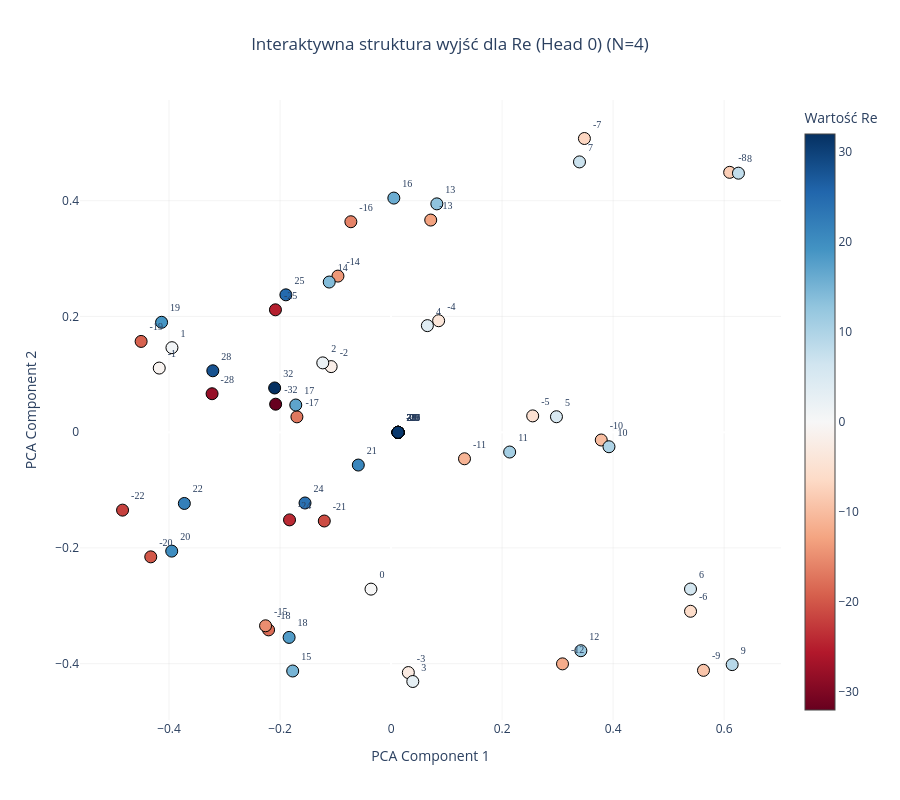
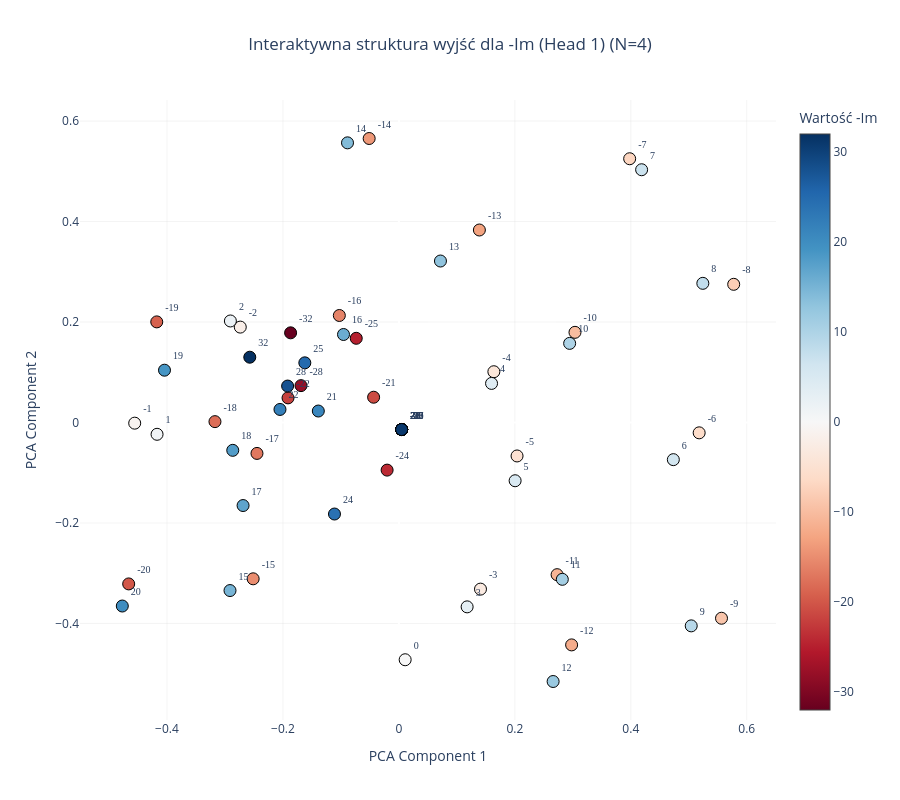
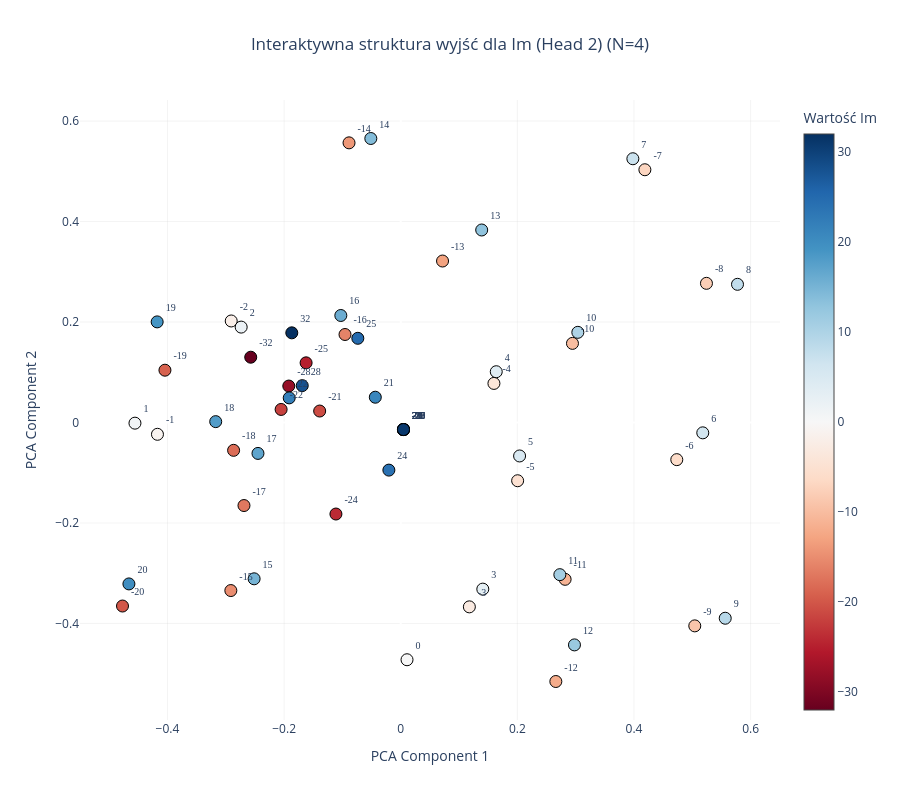
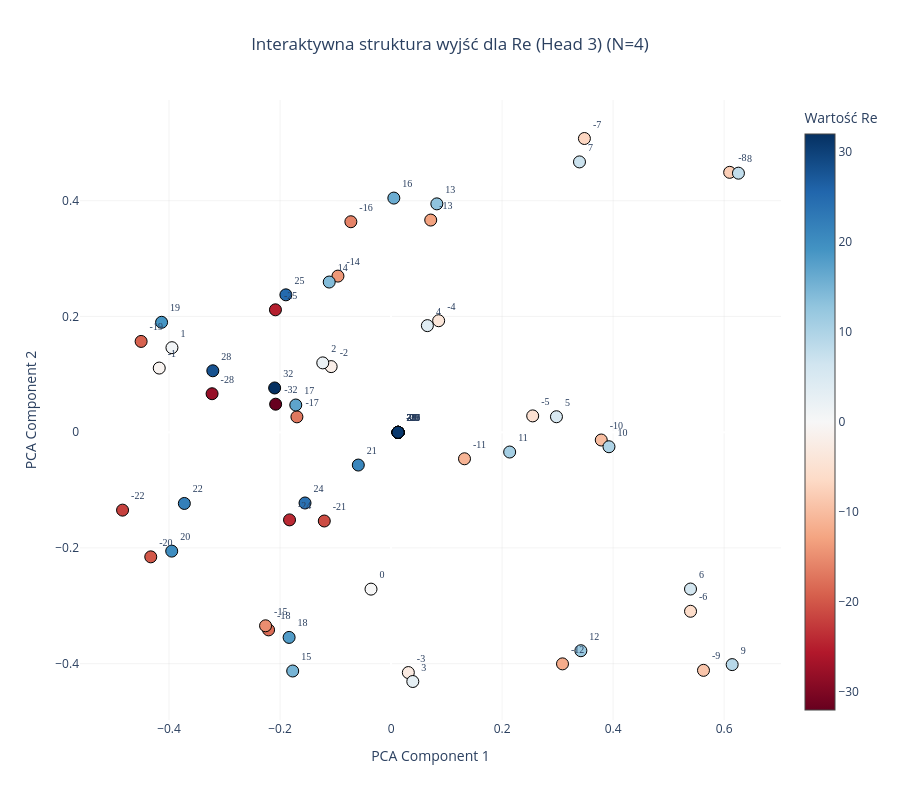

Source (notebook cell) for these figures, in order:
### Code cell
# Wizualizacja pierwszej głowicy rzeczywistej (Head 0)
plot_output_head_plotly(model, N=4, head_idx=0)

plot_output_head_plotly(model, N=4, head_idx=1)

# Wizualizacja głowicy urojonej (Head 2)
plot_output_head_plotly(model, N=4, head_idx=2)

plot_output_head_plotly(model, N=4, head_idx=3)

### Figure 1 — Plotly figure (JSON) as saved in the notebook; plotly's stock layout.template omitted (floating-point values rounded to 4 significant figures)
{"data": [{"hoverinfo": "text", "hovertext": ["Token ID: 0<br>Wartość algebraiczna: -32", "Token ID: 1<br>Wartość algebraiczna: -31", "Token ID: 2<br>Wartość algebraiczna: -30", "Token ID: 3<br>Wartość algebraiczna: -29", "Token ID: 4<br>Wartość algebraiczna: -28", "Token ID: 5<br>Wartość algebraiczna: -27", "Token ID: 6<br>Wartość algebraiczna: -26", "Token ID: 7<br>Wartość algebraiczna: -25", "Token ID: 8<br>Wartość algebraiczna: -24", "Token ID: 9<br>Wartość algebraiczna: -23", "Token ID: 10<br>Wartość algebraiczna: -22", "Token ID: 11<br>Wartość algebraiczna: -21", "Token ID: 12<br>Wartość algebraiczna: -20", "Token ID: 13<br>Wartość algebraiczna: -19", "Token ID: 14<br>Wartość algebraiczna: -18", "Token ID: 15<br>Wartość algebraiczna: -17", "Token ID: 16<br>Wartość algebraiczna: -16", "Token ID: 17<br>Wartość algebraiczna: -15", "Token ID: 18<br>Wartość algebraiczna: -14", "Token ID: 19<br>Wartość algebraiczna: -13", "Token ID: 20<br>Wartość algebraiczna: -12", "Token ID: 21<br>Wartość algebraiczna: -11", "Token ID: 22<br>Wartość algebraiczna: -10", "Token ID: 23<br>Wartość algebraiczna: -9", "Token ID: 24<br>Wartość algebraiczna: -8", "Token ID: 25<br>Wartość algebraiczna: -7", "Token ID: 26<br>Wartość algebraiczna: -6", "Token ID: 27<br>Wartość algebraiczna: -5", "Token ID: 28<br>Wartość algebraiczna: -4", "Token ID: 29<br>Wartość algebraiczna: -3", "Token ID: 30<br>Wartość algebraiczna: -2", "Token ID: 31<br>Wartość algebraiczna: -1", "Token ID: 32<br>Wartość algebraiczna: 0", "Token ID: 33<br>Wartość algebraiczna: 1", "Token ID: 34<br>Wartość algebraiczna: 2", "Token ID: 35<br>Wartość algebraiczna: 3", "Token ID: 36<br>Wartość algebraiczna: 4", "Token ID: 37<br>Wartość algebraiczna: 5", "Token ID: 38<br>Wartość algebraiczna: 6", "Token ID: 39<br>Wartość algebraiczna: 7", "Token ID: 40<br>Wartość algebraiczna: 8", "Token ID: 41<br>Wartość algebraiczna: 9", "Token ID: 42<br>Wartość algebraiczna: 10", "Token ID: 43<br>Wartość algebraiczna: 11", "Token ID: 44<br>Wartość algebraiczna: 12", "Token ID: 45<br>Wartość algebraiczna: 13", "Token ID: 46<br>Wartość algebraiczna: 14", "Token ID: 47<br>Wartość algebraiczna: 15", "Token ID: 48<br>Wartość algebraiczna: 16", "Token ID: 49<br>Wartość algebraiczna: 17", "Token ID: 50<br>Wartość algebraiczna: 18", "Token ID: 51<br>Wartość algebraiczna: 19", "Token ID: 52<br>Wartość algebraiczna: 20", "Token ID: 53<br>Wartość algebraiczna: 21", "Token ID: 54<br>Wartość algebraiczna: 22", "Token ID: 55<br>Wartość algebraiczna: 23", "Token ID: 56<br>Wartość algebraiczna: 24", "Token ID: 57<br>Wartość algebraiczna: 25", "Token ID: 58<br>Wartość algebraiczna: 26", "Token ID: 59<br>Wartość algebraiczna: 27", "Token ID: 60<br>Wartość algebraiczna: 28", "Token ID: 61<br>Wartość algebraiczna: 29", "Token ID: 62<br>Wartość algebraiczna: 30", "Token ID: 63<br>Wartość algebraiczna: 31", "Token ID: 64<br>Wartość algebraiczna: 32"], "marker": {"color": [-32, -31, -30, -29, -28, -27, -26, -25, -24, -23, -22, -21, -20, -19, -18, -17, -16, -15, -14, -13, -12, -11, -10, -9, -8, -7, -6, -5, -4, -3, -2, -1, 0, 1, 2, 3, 4, 5, 6, 7, 8, 9, 10, 11, 12, 13, 14, 15, 16, 17, 18, 19, 20, 21, 22, 23, 24, 25, 26, 27, 28, 29, 30, 31, 32], "colorbar": {"title": {"text": "Wartość Re"}}, "colorscale": [[0, "rgb(103,0,31)"], [0.1, "rgb(178,24,43)"], [0.2, "rgb(214,96,77)"], [0.3, "rgb(244,165,130)"], [0.4, "rgb(253,219,199)"], [0.5, "rgb(247,247,247)"], [0.6, "rgb(209,229,240)"], [0.7, "rgb(146,197,222)"], [0.8, "rgb(67,147,195)"], [0.9, "rgb(33,102,172)"], [1, "rgb(5,48,97)"]], "line": {"color": "Black", "width": 1}, "showscale": true, "size": 12}, "mode": "markers+text", "text": ["-32", "-31", "-30", "-29", "-28", "-27", "-26", "-25", "-24", "-23", "-22", "-21", "-20", "-19", "-18", "-17", "-16", "-15", "-14", "-13", "-12", "-11", "-10", "-9", "-8", "-7", "-6", "-5", "-4", "-3", "-2", "-1", "0", "1", "2", "3", "4", "5", "6", "7", "8", "9", "10", "11", "12", "13", "14", "15", "16", "17", "18", "19", "20", "21", "22", "23", "24", "25", "26", "27", "28", "29", "30", "31", "32"], "textfont": {"family": "Arial Black", "size": 10}, "textposition": "top right", "type": "scatter", "x": [-0.2079, 0.0126, 0.0126, 0.0126, -0.3225, 0.0126, 0.0126, -0.2083, -0.1829, 0.0126, -0.4837, -0.1203, -0.4329, -0.4503, -0.2207, -0.1696, -0.07243, -0.2261, -0.09571, 0.07143, 0.3088, 0.1323, 0.3786, 0.5628, 0.61, 0.3483, 0.5395, 0.2551, 0.08571, 0.03112, -0.1079, -0.4176, -0.03616, -0.3947, -0.123, 0.03915, 0.06542, 0.2979, 0.5394, 0.3394, 0.6258, 0.6145, 0.3925, 0.2136, 0.3419, 0.08245, -0.1114, -0.1772, 0.004981, -0.1717, -0.1837, -0.4134, -0.3952, -0.05902, -0.3724, 0.0126, -0.155, -0.1895, 0.0126, 0.0126, -0.3211, 0.0126, 0.0126, 0.0126, -0.2097], "y": [0.04838, -0.0002408, -0.000241, -0.0002411, 0.06645, -0.000241, -0.0002408, 0.2115, -0.1516, -0.0002408, -0.1347, -0.1535, -0.2154, 0.1568, -0.3416, 0.0265, 0.3636, -0.3345, 0.2697, 0.3666, -0.4004, -0.04596, -0.0135, -0.4116, 0.449, 0.5075, -0.3095, 0.02814, 0.1926, -0.4154, 0.1133, 0.1108, -0.2712, 0.146, 0.1197, -0.4308, 0.1841, 0.0267, -0.271, 0.467, 0.4476, -0.4016, -0.02515, -0.0343, -0.3776, 0.3945, 0.2595, -0.4127, 0.4045, 0.04697, -0.3546, 0.1899, -0.2055, -0.05679, -0.1232, -0.000241, -0.1223, 0.2374, -0.000241, -0.000241, 0.1061, -0.000241, -0.000241, -0.000241, 0.07641]}], "layout": {"height": 800, "paper_bgcolor": "white", "plot_bgcolor": "white", "showlegend": false, "title": {"text": "Interaktywna struktura wyjść dla Re (Head 0) (N=4)", "x": 0.5, "xanchor": "center"}, "width": 900, "xaxis": {"gridcolor": "rgba(200,200,200,0.2)", "title": {"text": "PCA Component 1"}}, "yaxis": {"gridcolor": "rgba(200,200,200,0.2)", "title": {"text": "PCA Component 2"}}}}

### Figure 2 — Plotly figure (JSON) as saved in the notebook; plotly's stock layout.template omitted (floating-point values rounded to 4 significant figures)
{"data": [{"hoverinfo": "text", "hovertext": ["Token ID: 0<br>Wartość algebraiczna: -32", "Token ID: 1<br>Wartość algebraiczna: -31", "Token ID: 2<br>Wartość algebraiczna: -30", "Token ID: 3<br>Wartość algebraiczna: -29", "Token ID: 4<br>Wartość algebraiczna: -28", "Token ID: 5<br>Wartość algebraiczna: -27", "Token ID: 6<br>Wartość algebraiczna: -26", "Token ID: 7<br>Wartość algebraiczna: -25", "Token ID: 8<br>Wartość algebraiczna: -24", "Token ID: 9<br>Wartość algebraiczna: -23", "Token ID: 10<br>Wartość algebraiczna: -22", "Token ID: 11<br>Wartość algebraiczna: -21", "Token ID: 12<br>Wartość algebraiczna: -20", "Token ID: 13<br>Wartość algebraiczna: -19", "Token ID: 14<br>Wartość algebraiczna: -18", "Token ID: 15<br>Wartość algebraiczna: -17", "Token ID: 16<br>Wartość algebraiczna: -16", "Token ID: 17<br>Wartość algebraiczna: -15", "Token ID: 18<br>Wartość algebraiczna: -14", "Token ID: 19<br>Wartość algebraiczna: -13", "Token ID: 20<br>Wartość algebraiczna: -12", "Token ID: 21<br>Wartość algebraiczna: -11", "Token ID: 22<br>Wartość algebraiczna: -10", "Token ID: 23<br>Wartość algebraiczna: -9", "Token ID: 24<br>Wartość algebraiczna: -8", "Token ID: 25<br>Wartość algebraiczna: -7", "Token ID: 26<br>Wartość algebraiczna: -6", "Token ID: 27<br>Wartość algebraiczna: -5", "Token ID: 28<br>Wartość algebraiczna: -4", "Token ID: 29<br>Wartość algebraiczna: -3", "Token ID: 30<br>Wartość algebraiczna: -2", "Token ID: 31<br>Wartość algebraiczna: -1", "Token ID: 32<br>Wartość algebraiczna: 0", "Token ID: 33<br>Wartość algebraiczna: 1", "Token ID: 34<br>Wartość algebraiczna: 2", "Token ID: 35<br>Wartość algebraiczna: 3", "Token ID: 36<br>Wartość algebraiczna: 4", "Token ID: 37<br>Wartość algebraiczna: 5", "Token ID: 38<br>Wartość algebraiczna: 6", "Token ID: 39<br>Wartość algebraiczna: 7", "Token ID: 40<br>Wartość algebraiczna: 8", "Token ID: 41<br>Wartość algebraiczna: 9", "Token ID: 42<br>Wartość algebraiczna: 10", "Token ID: 43<br>Wartość algebraiczna: 11", "Token ID: 44<br>Wartość algebraiczna: 12", "Token ID: 45<br>Wartość algebraiczna: 13", "Token ID: 46<br>Wartość algebraiczna: 14", "Token ID: 47<br>Wartość algebraiczna: 15", "Token ID: 48<br>Wartość algebraiczna: 16", "Token ID: 49<br>Wartość algebraiczna: 17", "Token ID: 50<br>Wartość algebraiczna: 18", "Token ID: 51<br>Wartość algebraiczna: 19", "Token ID: 52<br>Wartość algebraiczna: 20", "Token ID: 53<br>Wartość algebraiczna: 21", "Token ID: 54<br>Wartość algebraiczna: 22", "Token ID: 55<br>Wartość algebraiczna: 23", "Token ID: 56<br>Wartość algebraiczna: 24", "Token ID: 57<br>Wartość algebraiczna: 25", "Token ID: 58<br>Wartość algebraiczna: 26", "Token ID: 59<br>Wartość algebraiczna: 27", "Token ID: 60<br>Wartość algebraiczna: 28", "Token ID: 61<br>Wartość algebraiczna: 29", "Token ID: 62<br>Wartość algebraiczna: 30", "Token ID: 63<br>Wartość algebraiczna: 31", "Token ID: 64<br>Wartość algebraiczna: 32"], "marker": {"color": [-32, -31, -30, -29, -28, -27, -26, -25, -24, -23, -22, -21, -20, -19, -18, -17, -16, -15, -14, -13, -12, -11, -10, -9, -8, -7, -6, -5, -4, -3, -2, -1, 0, 1, 2, 3, 4, 5, 6, 7, 8, 9, 10, 11, 12, 13, 14, 15, 16, 17, 18, 19, 20, 21, 22, 23, 24, 25, 26, 27, 28, 29, 30, 31, 32], "colorbar": {"title": {"text": "Wartość -Im"}}, "colorscale": [[0, "rgb(103,0,31)"], [0.1, "rgb(178,24,43)"], [0.2, "rgb(214,96,77)"], [0.3, "rgb(244,165,130)"], [0.4, "rgb(253,219,199)"], [0.5, "rgb(247,247,247)"], [0.6, "rgb(209,229,240)"], [0.7, "rgb(146,197,222)"], [0.8, "rgb(67,147,195)"], [0.9, "rgb(33,102,172)"], [1, "rgb(5,48,97)"]], "line": {"color": "Black", "width": 1}, "showscale": true, "size": 12}, "mode": "markers+text", "text": ["-32", "-31", "-30", "-29", "-28", "-27", "-26", "-25", "-24", "-23", "-22", "-21", "-20", "-19", "-18", "-17", "-16", "-15", "-14", "-13", "-12", "-11", "-10", "-9", "-8", "-7", "-6", "-5", "-4", "-3", "-2", "-1", "0", "1", "2", "3", "4", "5", "6", "7", "8", "9", "10", "11", "12", "13", "14", "15", "16", "17", "18", "19", "20", "21", "22", "23", "24", "25", "26", "27", "28", "29", "30", "31", "32"], "textfont": {"family": "Arial Black", "size": 10}, "textposition": "top right", "type": "scatter", "x": [-0.1868, 0.004738, 0.004738, 0.004738, -0.1689, 0.004738, 0.004738, -0.07358, -0.02033, 0.004738, -0.1912, -0.04361, -0.4661, -0.4177, -0.3173, -0.2448, -0.1027, -0.2514, -0.05128, 0.1388, 0.2979, 0.2729, 0.3037, 0.5565, 0.5775, 0.3981, 0.5179, 0.2038, 0.1638, 0.1407, -0.2736, -0.4557, 0.0108, -0.4172, -0.2907, 0.1177, 0.1598, 0.2005, 0.4734, 0.4187, 0.5243, 0.5042, 0.2945, 0.2819, 0.266, 0.07169, -0.08865, -0.2913, -0.09555, -0.2688, -0.2866, -0.4043, -0.4771, -0.139, -0.2051, 0.004738, -0.1111, -0.1623, 0.004738, 0.004738, -0.1919, 0.004738, 0.004738, 0.004738, -0.2572], "y": [0.1785, -0.01396, -0.01396, -0.01396, 0.07342, -0.01396, -0.01396, 0.1676, -0.09472, -0.01396, 0.04902, 0.05033, -0.3212, 0.2003, 0.00176, -0.0615, 0.213, -0.3111, 0.5653, 0.3832, -0.4426, -0.3028, 0.1795, -0.3895, 0.2751, 0.525, -0.02052, -0.06656, 0.1011, -0.3316, 0.1899, -0.0013, -0.4722, -0.02347, 0.2021, -0.3669, 0.07781, -0.1159, -0.0739, 0.5031, 0.277, -0.4047, 0.1575, -0.3121, -0.5155, 0.3214, 0.5566, -0.3345, 0.1752, -0.1653, -0.05538, 0.1042, -0.3652, 0.02285, 0.02601, -0.01396, -0.1821, 0.1188, -0.01396, -0.01396, 0.07258, -0.01396, -0.01396, -0.01396, 0.13]}], "layout": {"height": 800, "paper_bgcolor": "white", "plot_bgcolor": "white", "showlegend": false, "title": {"text": "Interaktywna struktura wyjść dla -Im (Head 1) (N=4)", "x": 0.5, "xanchor": "center"}, "width": 900, "xaxis": {"gridcolor": "rgba(200,200,200,0.2)", "title": {"text": "PCA Component 1"}}, "yaxis": {"gridcolor": "rgba(200,200,200,0.2)", "title": {"text": "PCA Component 2"}}}}

### Figure 3 — Plotly figure (JSON) as saved in the notebook; plotly's stock layout.template omitted (floating-point values rounded to 4 significant figures)
{"data": [{"hoverinfo": "text", "hovertext": ["Token ID: 0<br>Wartość algebraiczna: -32", "Token ID: 1<br>Wartość algebraiczna: -31", "Token ID: 2<br>Wartość algebraiczna: -30", "Token ID: 3<br>Wartość algebraiczna: -29", "Token ID: 4<br>Wartość algebraiczna: -28", "Token ID: 5<br>Wartość algebraiczna: -27", "Token ID: 6<br>Wartość algebraiczna: -26", "Token ID: 7<br>Wartość algebraiczna: -25", "Token ID: 8<br>Wartość algebraiczna: -24", "Token ID: 9<br>Wartość algebraiczna: -23", "Token ID: 10<br>Wartość algebraiczna: -22", "Token ID: 11<br>Wartość algebraiczna: -21", "Token ID: 12<br>Wartość algebraiczna: -20", "Token ID: 13<br>Wartość algebraiczna: -19", "Token ID: 14<br>Wartość algebraiczna: -18", "Token ID: 15<br>Wartość algebraiczna: -17", "Token ID: 16<br>Wartość algebraiczna: -16", "Token ID: 17<br>Wartość algebraiczna: -15", "Token ID: 18<br>Wartość algebraiczna: -14", "Token ID: 19<br>Wartość algebraiczna: -13", "Token ID: 20<br>Wartość algebraiczna: -12", "Token ID: 21<br>Wartość algebraiczna: -11", "Token ID: 22<br>Wartość algebraiczna: -10", "Token ID: 23<br>Wartość algebraiczna: -9", "Token ID: 24<br>Wartość algebraiczna: -8", "Token ID: 25<br>Wartość algebraiczna: -7", "Token ID: 26<br>Wartość algebraiczna: -6", "Token ID: 27<br>Wartość algebraiczna: -5", "Token ID: 28<br>Wartość algebraiczna: -4", "Token ID: 29<br>Wartość algebraiczna: -3", "Token ID: 30<br>Wartość algebraiczna: -2", "Token ID: 31<br>Wartość algebraiczna: -1", "Token ID: 32<br>Wartość algebraiczna: 0", "Token ID: 33<br>Wartość algebraiczna: 1", "Token ID: 34<br>Wartość algebraiczna: 2", "Token ID: 35<br>Wartość algebraiczna: 3", "Token ID: 36<br>Wartość algebraiczna: 4", "Token ID: 37<br>Wartość algebraiczna: 5", "Token ID: 38<br>Wartość algebraiczna: 6", "Token ID: 39<br>Wartość algebraiczna: 7", "Token ID: 40<br>Wartość algebraiczna: 8", "Token ID: 41<br>Wartość algebraiczna: 9", "Token ID: 42<br>Wartość algebraiczna: 10", "Token ID: 43<br>Wartość algebraiczna: 11", "Token ID: 44<br>Wartość algebraiczna: 12", "Token ID: 45<br>Wartość algebraiczna: 13", "Token ID: 46<br>Wartość algebraiczna: 14", "Token ID: 47<br>Wartość algebraiczna: 15", "Token ID: 48<br>Wartość algebraiczna: 16", "Token ID: 49<br>Wartość algebraiczna: 17", "Token ID: 50<br>Wartość algebraiczna: 18", "Token ID: 51<br>Wartość algebraiczna: 19", "Token ID: 52<br>Wartość algebraiczna: 20", "Token ID: 53<br>Wartość algebraiczna: 21", "Token ID: 54<br>Wartość algebraiczna: 22", "Token ID: 55<br>Wartość algebraiczna: 23", "Token ID: 56<br>Wartość algebraiczna: 24", "Token ID: 57<br>Wartość algebraiczna: 25", "Token ID: 58<br>Wartość algebraiczna: 26", "Token ID: 59<br>Wartość algebraiczna: 27", "Token ID: 60<br>Wartość algebraiczna: 28", "Token ID: 61<br>Wartość algebraiczna: 29", "Token ID: 62<br>Wartość algebraiczna: 30", "Token ID: 63<br>Wartość algebraiczna: 31", "Token ID: 64<br>Wartość algebraiczna: 32"], "marker": {"color": [-32, -31, -30, -29, -28, -27, -26, -25, -24, -23, -22, -21, -20, -19, -18, -17, -16, -15, -14, -13, -12, -11, -10, -9, -8, -7, -6, -5, -4, -3, -2, -1, 0, 1, 2, 3, 4, 5, 6, 7, 8, 9, 10, 11, 12, 13, 14, 15, 16, 17, 18, 19, 20, 21, 22, 23, 24, 25, 26, 27, 28, 29, 30, 31, 32], "colorbar": {"title": {"text": "Wartość Im"}}, "colorscale": [[0, "rgb(103,0,31)"], [0.1, "rgb(178,24,43)"], [0.2, "rgb(214,96,77)"], [0.3, "rgb(244,165,130)"], [0.4, "rgb(253,219,199)"], [0.5, "rgb(247,247,247)"], [0.6, "rgb(209,229,240)"], [0.7, "rgb(146,197,222)"], [0.8, "rgb(67,147,195)"], [0.9, "rgb(33,102,172)"], [1, "rgb(5,48,97)"]], "line": {"color": "Black", "width": 1}, "showscale": true, "size": 12}, "mode": "markers+text", "text": ["-32", "-31", "-30", "-29", "-28", "-27", "-26", "-25", "-24", "-23", "-22", "-21", "-20", "-19", "-18", "-17", "-16", "-15", "-14", "-13", "-12", "-11", "-10", "-9", "-8", "-7", "-6", "-5", "-4", "-3", "-2", "-1", "0", "1", "2", "3", "4", "5", "6", "7", "8", "9", "10", "11", "12", "13", "14", "15", "16", "17", "18", "19", "20", "21", "22", "23", "24", "25", "26", "27", "28", "29", "30", "31", "32"], "textfont": {"family": "Arial Black", "size": 10}, "textposition": "top right", "type": "scatter", "x": [-0.2572, 0.004737, 0.004738, 0.004738, -0.1919, 0.004738, 0.004738, -0.1623, -0.1111, 0.004738, -0.2051, -0.139, -0.4771, -0.4043, -0.2866, -0.2688, -0.09555, -0.2913, -0.08865, 0.07169, 0.266, 0.2819, 0.2945, 0.5042, 0.5243, 0.4187, 0.4734, 0.2005, 0.1598, 0.1177, -0.2907, -0.4172, 0.0108, -0.4557, -0.2736, 0.1407, 0.1638, 0.2038, 0.5179, 0.3981, 0.5775, 0.5565, 0.3037, 0.2729, 0.2979, 0.1388, -0.05128, -0.2514, -0.1027, -0.2448, -0.3173, -0.4177, -0.4661, -0.04361, -0.1912, 0.004738, -0.02033, -0.07358, 0.004738, 0.004738, -0.1689, 0.004738, 0.004738, 0.004738, -0.1868], "y": [0.13, -0.01396, -0.01396, -0.01396, 0.07258, -0.01396, -0.01396, 0.1188, -0.1821, -0.01396, 0.02601, 0.02285, -0.3652, 0.1042, -0.05538, -0.1653, 0.1752, -0.3345, 0.5566, 0.3214, -0.5155, -0.3121, 0.1575, -0.4047, 0.277, 0.5031, -0.0739, -0.1159, 0.07781, -0.3669, 0.2021, -0.02347, -0.4722, -0.001299, 0.1899, -0.3316, 0.1011, -0.06656, -0.02052, 0.525, 0.2751, -0.3895, 0.1795, -0.3028, -0.4426, 0.3832, 0.5653, -0.3111, 0.213, -0.0615, 0.00176, 0.2003, -0.3212, 0.05033, 0.04902, -0.01396, -0.09472, 0.1676, -0.01396, -0.01396, 0.07342, -0.01396, -0.01396, -0.01396, 0.1785]}], "layout": {"height": 800, "paper_bgcolor": "white", "plot_bgcolor": "white", "showlegend": false, "title": {"text": "Interaktywna struktura wyjść dla Im (Head 2) (N=4)", "x": 0.5, "xanchor": "center"}, "width": 900, "xaxis": {"gridcolor": "rgba(200,200,200,0.2)", "title": {"text": "PCA Component 1"}}, "yaxis": {"gridcolor": "rgba(200,200,200,0.2)", "title": {"text": "PCA Component 2"}}}}

### Figure 4 — Plotly figure (JSON) as saved in the notebook; plotly's stock layout.template omitted (floating-point values rounded to 4 significant figures)
{"data": [{"hoverinfo": "text", "hovertext": ["Token ID: 0<br>Wartość algebraiczna: -32", "Token ID: 1<br>Wartość algebraiczna: -31", "Token ID: 2<br>Wartość algebraiczna: -30", "Token ID: 3<br>Wartość algebraiczna: -29", "Token ID: 4<br>Wartość algebraiczna: -28", "Token ID: 5<br>Wartość algebraiczna: -27", "Token ID: 6<br>Wartość algebraiczna: -26", "Token ID: 7<br>Wartość algebraiczna: -25", "Token ID: 8<br>Wartość algebraiczna: -24", "Token ID: 9<br>Wartość algebraiczna: -23", "Token ID: 10<br>Wartość algebraiczna: -22", "Token ID: 11<br>Wartość algebraiczna: -21", "Token ID: 12<br>Wartość algebraiczna: -20", "Token ID: 13<br>Wartość algebraiczna: -19", "Token ID: 14<br>Wartość algebraiczna: -18", "Token ID: 15<br>Wartość algebraiczna: -17", "Token ID: 16<br>Wartość algebraiczna: -16", "Token ID: 17<br>Wartość algebraiczna: -15", "Token ID: 18<br>Wartość algebraiczna: -14", "Token ID: 19<br>Wartość algebraiczna: -13", "Token ID: 20<br>Wartość algebraiczna: -12", "Token ID: 21<br>Wartość algebraiczna: -11", "Token ID: 22<br>Wartość algebraiczna: -10", "Token ID: 23<br>Wartość algebraiczna: -9", "Token ID: 24<br>Wartość algebraiczna: -8", "Token ID: 25<br>Wartość algebraiczna: -7", "Token ID: 26<br>Wartość algebraiczna: -6", "Token ID: 27<br>Wartość algebraiczna: -5", "Token ID: 28<br>Wartość algebraiczna: -4", "Token ID: 29<br>Wartość algebraiczna: -3", "Token ID: 30<br>Wartość algebraiczna: -2", "Token ID: 31<br>Wartość algebraiczna: -1", "Token ID: 32<br>Wartość algebraiczna: 0", "Token ID: 33<br>Wartość algebraiczna: 1", "Token ID: 34<br>Wartość algebraiczna: 2", "Token ID: 35<br>Wartość algebraiczna: 3", "Token ID: 36<br>Wartość algebraiczna: 4", "Token ID: 37<br>Wartość algebraiczna: 5", "Token ID: 38<br>Wartość algebraiczna: 6", "Token ID: 39<br>Wartość algebraiczna: 7", "Token ID: 40<br>Wartość algebraiczna: 8", "Token ID: 41<br>Wartość algebraiczna: 9", "Token ID: 42<br>Wartość algebraiczna: 10", "Token ID: 43<br>Wartość algebraiczna: 11", "Token ID: 44<br>Wartość algebraiczna: 12", "Token ID: 45<br>Wartość algebraiczna: 13", "Token ID: 46<br>Wartość algebraiczna: 14", "Token ID: 47<br>Wartość algebraiczna: 15", "Token ID: 48<br>Wartość algebraiczna: 16", "Token ID: 49<br>Wartość algebraiczna: 17", "Token ID: 50<br>Wartość algebraiczna: 18", "Token ID: 51<br>Wartość algebraiczna: 19", "Token ID: 52<br>Wartość algebraiczna: 20", "Token ID: 53<br>Wartość algebraiczna: 21", "Token ID: 54<br>Wartość algebraiczna: 22", "Token ID: 55<br>Wartość algebraiczna: 23", "Token ID: 56<br>Wartość algebraiczna: 24", "Token ID: 57<br>Wartość algebraiczna: 25", "Token ID: 58<br>Wartość algebraiczna: 26", "Token ID: 59<br>Wartość algebraiczna: 27", "Token ID: 60<br>Wartość algebraiczna: 28", "Token ID: 61<br>Wartość algebraiczna: 29", "Token ID: 62<br>Wartość algebraiczna: 30", "Token ID: 63<br>Wartość algebraiczna: 31", "Token ID: 64<br>Wartość algebraiczna: 32"], "marker": {"color": [-32, -31, -30, -29, -28, -27, -26, -25, -24, -23, -22, -21, -20, -19, -18, -17, -16, -15, -14, -13, -12, -11, -10, -9, -8, -7, -6, -5, -4, -3, -2, -1, 0, 1, 2, 3, 4, 5, 6, 7, 8, 9, 10, 11, 12, 13, 14, 15, 16, 17, 18, 19, 20, 21, 22, 23, 24, 25, 26, 27, 28, 29, 30, 31, 32], "colorbar": {"title": {"text": "Wartość Re"}}, "colorscale": [[0, "rgb(103,0,31)"], [0.1, "rgb(178,24,43)"], [0.2, "rgb(214,96,77)"], [0.3, "rgb(244,165,130)"], [0.4, "rgb(253,219,199)"], [0.5, "rgb(247,247,247)"], [0.6, "rgb(209,229,240)"], [0.7, "rgb(146,197,222)"], [0.8, "rgb(67,147,195)"], [0.9, "rgb(33,102,172)"], [1, "rgb(5,48,97)"]], "line": {"color": "Black", "width": 1}, "showscale": true, "size": 12}, "mode": "markers+text", "text": ["-32", "-31", "-30", "-29", "-28", "-27", "-26", "-25", "-24", "-23", "-22", "-21", "-20", "-19", "-18", "-17", "-16", "-15", "-14", "-13", "-12", "-11", "-10", "-9", "-8", "-7", "-6", "-5", "-4", "-3", "-2", "-1", "0", "1", "2", "3", "4", "5", "6", "7", "8", "9", "10", "11", "12", "13", "14", "15", "16", "17", "18", "19", "20", "21", "22", "23", "24", "25", "26", "27", "28", "29", "30", "31", "32"], "textfont": {"family": "Arial Black", "size": 10}, "textposition": "top right", "type": "scatter", "x": [-0.2079, 0.0126, 0.0126, 0.0126, -0.3225, 0.0126, 0.0126, -0.2083, -0.1829, 0.0126, -0.4837, -0.1203, -0.4329, -0.4503, -0.2207, -0.1696, -0.07243, -0.2261, -0.09571, 0.07143, 0.3088, 0.1323, 0.3786, 0.5628, 0.61, 0.3483, 0.5395, 0.2551, 0.08571, 0.03112, -0.1079, -0.4176, -0.03616, -0.3947, -0.123, 0.03915, 0.06542, 0.298, 0.5394, 0.3394, 0.6258, 0.6145, 0.3925, 0.2136, 0.3419, 0.08245, -0.1114, -0.1772, 0.004982, -0.1717, -0.1837, -0.4134, -0.3952, -0.05902, -0.3724, 0.0126, -0.155, -0.1895, 0.0126, 0.0126, -0.3211, 0.0126, 0.0126, 0.0126, -0.2097], "y": [0.04837, -0.000241, -0.000241, -0.000241, 0.06645, -0.000241, -0.0002408, 0.2115, -0.1516, -0.0002409, -0.1347, -0.1535, -0.2154, 0.1568, -0.3416, 0.0265, 0.3636, -0.3345, 0.2697, 0.3666, -0.4004, -0.04597, -0.0135, -0.4116, 0.449, 0.5075, -0.3095, 0.02814, 0.1926, -0.4154, 0.1133, 0.1108, -0.2712, 0.146, 0.1197, -0.4308, 0.1841, 0.02669, -0.271, 0.467, 0.4476, -0.4016, -0.02515, -0.0343, -0.3777, 0.3945, 0.2595, -0.4127, 0.4045, 0.04697, -0.3546, 0.1899, -0.2055, -0.05679, -0.1232, -0.000241, -0.1223, 0.2374, -0.000241, -0.000241, 0.1061, -0.000241, -0.000241, -0.000241, 0.07641]}], "layout": {"height": 800, "paper_bgcolor": "white", "plot_bgcolor": "white", "showlegend": false, "title": {"text": "Interaktywna struktura wyjść dla Re (Head 3) (N=4)", "x": 0.5, "xanchor": "center"}, "width": 900, "xaxis": {"gridcolor": "rgba(200,200,200,0.2)", "title": {"text": "PCA Component 1"}}, "yaxis": {"gridcolor": "rgba(200,200,200,0.2)", "title": {"text": "PCA Component 2"}}}}
